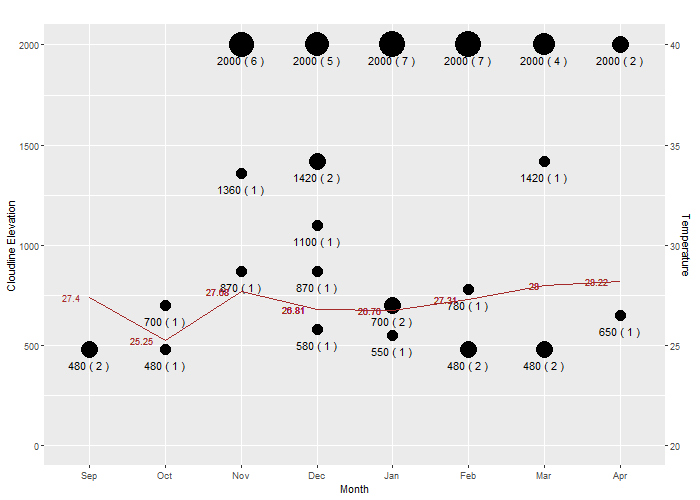

Write R code to recreate this figure.
data = Temperature_data_Pavanthi
table(data)
data1 = as.data.frame(table(data))
data1

data <- data1[data1$Freq != 0, , drop = FALSE]
data

class(data$Cloudline)

data$Cloudline = as.numeric(as.character(data$Cloudline))
data$Max = round(as.numeric(as.character(data$Max)),2)
data$Min = round(as.numeric(as.character(data$Min)),2)
data$Mean = round(as.numeric(as.character(data$Mean)),2)
class(data$Max)


library(ggplot2)

# png("Cloudline-Month-Temp.png", height = 500, width = 700)
# 
# ggplot(data, aes(x = Sampling_Session, y = Cloudline, size = Freq, group = 1)) +
#   geom_point()+ 
#   geom_text(aes(label = paste(Cloudline,"(",Freq,")")), size = 4, vjust = 2.2) +
#   scale_size(name = "Size", range = c(5, 12)) +
#   theme(legend.position = "none")+
#   labs(x = "Month", y = "Elevation of the cloudline", title = " ") +
#   geom_line( aes(y = Max/0.04),   color = "blue", size=0.1) +
#   geom_text(aes(y = Max/0.04, label= Max),   hjust = 1.5, vjust = 0.5,  size= 3, color= "blue") +
#   geom_line( aes(y = Min/0.04),   color = "red", size=0.1) +
#   geom_text(aes(y = Min/0.04, label= Min),   hjust = 1.5, vjust = 0.5,  size= 3, color= "red") +
#   geom_line( aes(y = Mean/0.04),   color = "brown", size=0.1) +
#   geom_text(aes(y = Mean/0.04, label= Mean),   hjust = 1.5, vjust = 0.5,  size= 3, color= "brown") +
#   scale_x_discrete(breaks = 1:8, labels = c("Sep","Oct","Nov", "Dec", "Jan", "Feb", "Mar", "Apr"))+
#   scale_y_continuous(name = "Cloudline Elevation", limits = c(0, 2000), breaks = seq(0, 2000, by = 500), sec.axis = sec_axis( trans=~.*0.04, name="Temperature"))
# 
# 
# 
# 
# dev.off()

png("Cloudline-Month-Temp.png", height = 500, width = 700)

ggplot(data, aes(x = Sampling_Session, y = Cloudline, size = Freq, group = 1)) +
  geom_point()+ 
  geom_text(aes(label = paste(Cloudline,"(",Freq,")")), size = 4, vjust = 2.2) +
  scale_size(name = "Size", range = c(5, 12)) +
  theme(legend.position = "none")+
  labs(x = "Month", y = "Elevation of the cloudline", title = " ") +
  geom_line( aes(y = (Mean-20)/0.01),   color = "brown", size=0.1) +
  geom_text(aes(y = (Mean-20)/0.01, label= Mean),   hjust = 1.5, vjust = 0.5,  size= 3, color= "brown") +
  scale_x_discrete(breaks = 1:8, labels = c("Sep","Oct","Nov", "Dec", "Jan", "Feb", "Mar", "Apr"))+
  scale_y_continuous(name = "Cloudline Elevation", limits = c(0, 2000), breaks = seq(0, 2000, by = 500), sec.axis = sec_axis( trans=~.*0.01+20, name="Temperature"))




dev.off()

# getwd()
# class(data$rain)
# data$rain
# min(data$Cloudline)
# max(data$Cloudline)
# min(data$Max)
# max(data$Max)
# 
# png("Cloudline-Month-Temp.png", height = 500, width = 700)
# 
# ggplot(data, aes(x = Sampling_Session, y = Cloudline, size = Freq, group = 1)) +
#   geom_point()+ 
#   geom_text(aes(label = paste(Cloudline,"(",Freq,")")), size = 4, vjust = 2.2) +
#   scale_size(name = "Size", range = c(5, 12)) +
#   theme(legend.position = "none") +
#   labs(x = "Month", y = "Elevation of the cloudline", title = " ") +
#   geom_line(aes(y = (Mean/100), color = "brown", size = 0.1) +
#   geom_text(aes(y = ((Mean-15)/0.08)+2, label = Mean), hjust = 1.5, vjust = 0.5, size = 3, color = "brown") +
#   scale_x_discrete(breaks = 1:8, labels = c("Sep", "Oct", "Nov", "Dec", "Jan", "Feb", "Mar", "Apr")) +
#   scale_y_continuous(
#     name = "Cloudline Elevation",
#     limits = c(0, 2000),
#     breaks = seq(0, 2000, by = 500),
#     sec.axis = sec_axis(
#       trans = ~ (. - 2) * 0.08 + 15,
#       name = "Temperature",
#       breaks = seq(15, 40, by = 5),
#       labels = seq(15, 40, by = 5)
#     )
#   )
# 
# dev.off()
# 
